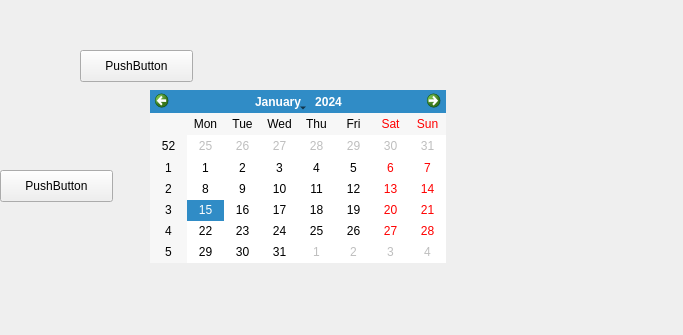
<?xml version="1.0" encoding="UTF-8"?>
<ui version="4.0">
 <class>Form</class>
 <widget class="QWidget" name="Form">
  <property name="geometry">
   <rect>
    <x>0</x>
    <y>0</y>
    <width>683</width>
    <height>335</height>
   </rect>
  </property>
  <property name="windowTitle">
   <string>Form</string>
  </property>
  <widget class="QPushButton" name="pushButton">
   <property name="geometry">
    <rect>
     <x>80</x>
     <y>50</y>
     <width>113</width>
     <height>32</height>
    </rect>
   </property>
   <property name="text">
    <string>PushButton</string>
   </property>
  </widget>
  <widget class="QPushButton" name="pushButton_2">
   <property name="geometry">
    <rect>
     <x>0</x>
     <y>170</y>
     <width>113</width>
     <height>32</height>
    </rect>
   </property>
   <property name="text">
    <string>PushButton</string>
   </property>
  </widget>
  <widget class="QLabel" name="label">
   <property name="geometry">
    <rect>
     <x>200</x>
     <y>180</y>
     <width>60</width>
     <height>16</height>
    </rect>
   </property>
   <property name="text">
    <string>TextLabel</string>
   </property>
  </widget>
  <widget class="QCalendarWidget" name="calendarWidget">
   <property name="geometry">
    <rect>
     <x>150</x>
     <y>90</y>
     <width>296</width>
     <height>173</height>
    </rect>
   </property>
  </widget>
 </widget>
 <resources/>
 <connections/>
</ui>
